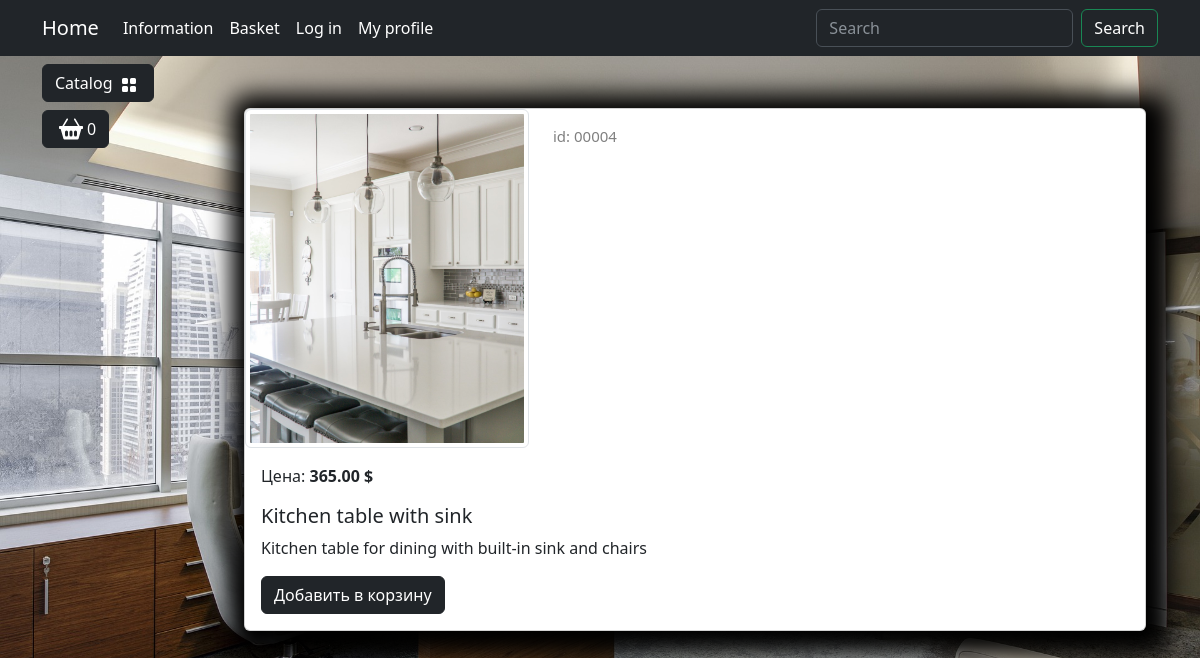
Page /catalog/product/kitchen-table-with-sink/ on the committed database.
### goods/models.py (models this page shows, shortened)
class Products(models.Model):
    name = models.CharField(max_length=150, unique=True)
    slug = models.SlugField(max_length=200, unique=True, blank=True, null=True)
    description = models.TextField(blank=True, null=True)
    image = models.ImageField(upload_to='goods_images', blank=True, null=True)
    price = models.DecimalField(default=0.00,max_digits=7, decimal_places=2)
    discount = models.DecimalField(default=0.00,max_digits=4, decimal_places=2)
    quantity = models.PositiveIntegerField(default=0)
    category = models.ForeignKey(to=Category, on_delete=models.CASCADE)
    class Meta:
        db_table = 'product'
        ordering = ('id',)
    def display_id(self):
        return  f'{self.id:05}'
    def sell_price(self):
        if self.discount:
            return round(self.price - self.price * self.discount/100, 2)
        return self.price

### goods/views.py (the view)
# urls.py: path('product/<slug:product_slug>/', views.product, name='product'),
def product(request, product_slug) -> HttpResponse:
    product = Products.objects.get(slug=product_slug)
    context = {
        'product': product
    }
    return render(request, 'goods/product.html', context=context)

### goods/templatetags/goods_tags.py (called while the page is built)
@register.simple_tag()
def tag_categories():
    return  Category.objects.all()

### goods/templates/goods/product.html (shortened to what this page needs)
{% extends "main/base.html" %}
{% load static  %}
{% block content %}
    <div class="container mt-5">
        <div class="card mb-4 custom-shadow">
            <div class="row">
                <div class="col-md-4">
                    <img src="{{ product.image.url }}"
                        class="img-thumbnail" data-bs-toggle="modal" data-bs-target="#imageModal1">
                </div>
                <div class="col-md-4 ">
                    <p class="product_id mt-3">id: {{ product.display_id }}</p>
                </div>
            </div>
            <div class="card-body">
                <p class="card-text">Цена: <strong>{{ product.sell_price }} $</strong></p>
                <h5 class="card-title">{{ product.name }}</h5>
                <p class="card-text">{{ product.description }}</p>
                <a href="#" class="btn btn-dark add-to-cart">Добавить в корзину</a>
            </div>
        </div>
        </div>
{% endblock %}

### static/deps/css/my_css.css (style rules this page uses)
body { background-image: url("../images/bg-image.jpg"); background-repeat: no-repeat; background-attachment: fixed; background-position: center center; background-size: cover; height: 100%; }
.custom-shadow { box-shadow: 5px 5px 25px 19px #000000; }
.product_id { color: gray; font-size: 15px; }

### rows in the picture
Products: image (picture), display_id "00004", sell_price "365.00", name "Kitchen table with sink", description "Kitchen table for dining with built-in sink and chairs"
